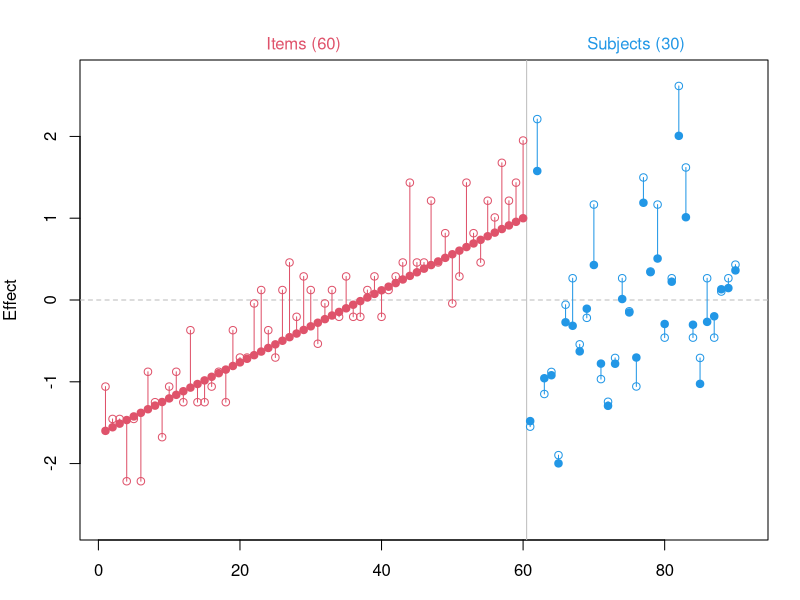

R code for this plot:
logistic = function(x) 1 / (1 + exp(-x))
rbern = function( p, n=length(p) ) rbinom( n=n, size=1, prob=p )


sim_data = function(n_item=60, n_subj=30, seed=12) {
  set.seed(seed)
  A = rnorm( n=n_subj, mean=0, sd=1 )  # Subjects' ability
  D = seq( -1.6, 1 , length=n_item )  # Items' difficulty
  d = expand.grid( S=1:n_subj, I=1:n_item, KEEP.OUT.ATTRS = FALSE )
  d$R = rbern( logistic(A[d$S] - D[d$I]) )
  d$S = factor(d$S)
  d$I = factor(d$I)
  return(list(
    A=A,
    D=D,
    dat=d
  ))
}


plot_estimate = function(D, A, item_eff, subj_eff) {
  n_item = length(item_eff)
  n_subj = length(subj_eff)
  n_param = n_item + n_subj
  true_eff = c(D, A)
  est_eff = c(-item_eff, subj_eff)
  y_lim = max( abs(c(true_eff, est_eff)) )
  y_lim = c( -y_lim-.1, y_lim+.1 )
  cols = c( rep(2, n_item), rep(4, n_subj) )
  plot( 1, type="n", ylim=y_lim, xlim=c(1, n_param+1), ylab="Effect" )
  abline( h=0, lty="dashed", col="grey" )
  abline( v=n_item+0.5, col="grey")
  points( true_eff, pch=19, col=cols )
  points( est_eff, col=cols )
  for (i in 1:n_param)
    lines( c(i, i), c(true_eff[i], est_eff[i]), col=cols[i] )
  item = paste0("Items (", n_item, ")")
  subj = paste0("Subjects (", n_subj, ")")
  mtext( c(item, subj), at=c(n_item/2-1, (n_item+n_param)/2+1 ), 
         padj = -.5, col=c(2, 4) )
}


# Set figure margins
par(oma=c(0,0,0,0))  # outer margin
par(mar=c(3, 4, 3, 1.6) )  # margin

# Simulate data
n_item=60; n_subj=30
data = sim_data( n_item, n_subj, seed=12 )
A = data$A
D = data$D
dat = data$dat

# Fit model
contrasts( dat$S ) = contr.sum( n_subj )
m = glm( R ~ -1 + I + S, data=dat, family=binomial("logit") )
eff = coef( m )
subj_eff = eff[ startsWith( names(eff), "S") ]
subj_eff = c( subj_eff, -sum(subj_eff) )
item_eff = eff[ startsWith(names(eff), "I") ]

# Plot
plot_estimate( D, A, item_eff, subj_eff )
